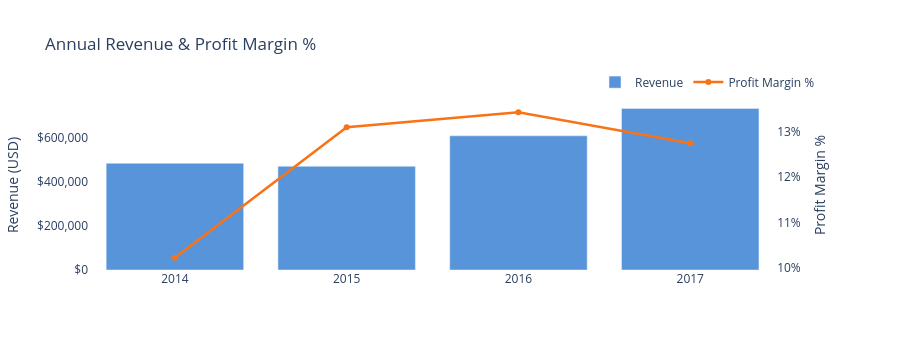

Notebook cell for this chart:
### Code cell
fig = make_subplots(specs=[[{'secondary_y': True}]])

fig.add_trace(
    go.Bar(x=yearly['Year'].astype(str), y=yearly['Revenue'],
           name='Revenue', marker_color='#3b82d4', opacity=0.85),
    secondary_y=False,
)
fig.add_trace(
    go.Scatter(x=yearly['Year'].astype(str), y=yearly['ProfitMarginPct'],
               name='Profit Margin %', mode='lines+markers',
               line=dict(color='#f97316', width=2.5)),
    secondary_y=True,
)
fig.update_layout(
    title_text='Annual Revenue & Profit Margin %',
    plot_bgcolor='#ffffff', paper_bgcolor='#ffffff', height=350,
    legend=dict(orientation='h', yanchor='bottom', y=1.02, xanchor='right', x=1),
)
fig.update_yaxes(title_text='Revenue (USD)', secondary_y=False, tickprefix='$', tickformat=',.0f')
fig.update_yaxes(title_text='Profit Margin %', secondary_y=True, ticksuffix='%')
fig.show()

### Figure 1 — Plotly figure (JSON) as saved in the notebook; plotly's stock layout.template omitted (floating-point values rounded to 4 significant figures)
{"data": [{"marker": {"color": "#3b82d4"}, "name": "Revenue", "opacity": 0.85, "type": "bar", "x": ["2014", "2015", "2016", "2017"], "xaxis": "x", "y": [484200.0, 470500.0, 609200.0, 733200.0], "yaxis": "y"}, {"line": {"color": "#f97316", "width": 2.5}, "mode": "lines+markers", "name": "Profit Margin %", "type": "scatter", "x": ["2014", "2015", "2016", "2017"], "xaxis": "x", "y": [10.23, 13.1, 13.43, 12.74], "yaxis": "y2"}], "layout": {"height": 350, "legend": {"orientation": "h", "x": 1, "xanchor": "right", "y": 1.02, "yanchor": "bottom"}, "paper_bgcolor": "#ffffff", "plot_bgcolor": "#ffffff", "title": {"text": "Annual Revenue & Profit Margin %"}, "xaxis": {"anchor": "y", "domain": [0, 0.94]}, "yaxis": {"anchor": "x", "domain": [0, 1], "tickformat": ",.0f", "tickprefix": "$", "title": {"text": "Revenue (USD)"}}, "yaxis2": {"anchor": "x", "overlaying": "y", "side": "right", "ticksuffix": "%", "title": {"text": "Profit Margin %"}}}}
